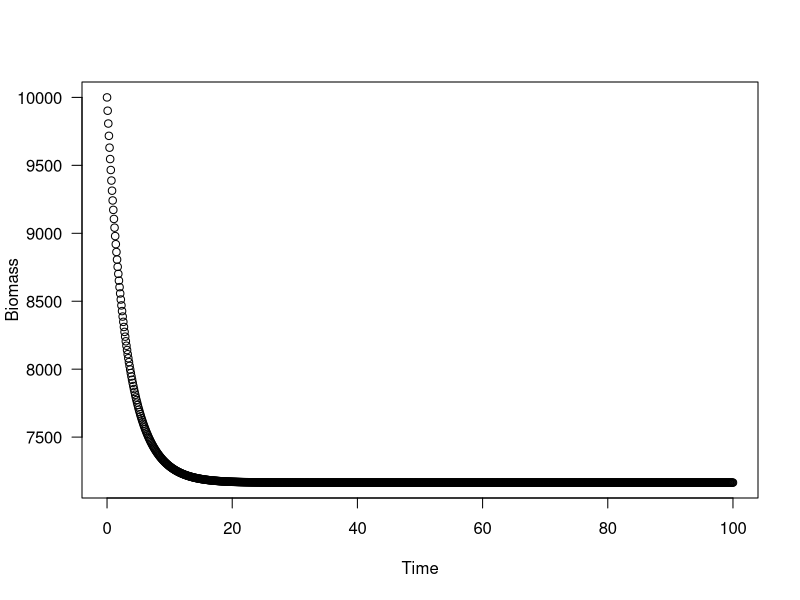
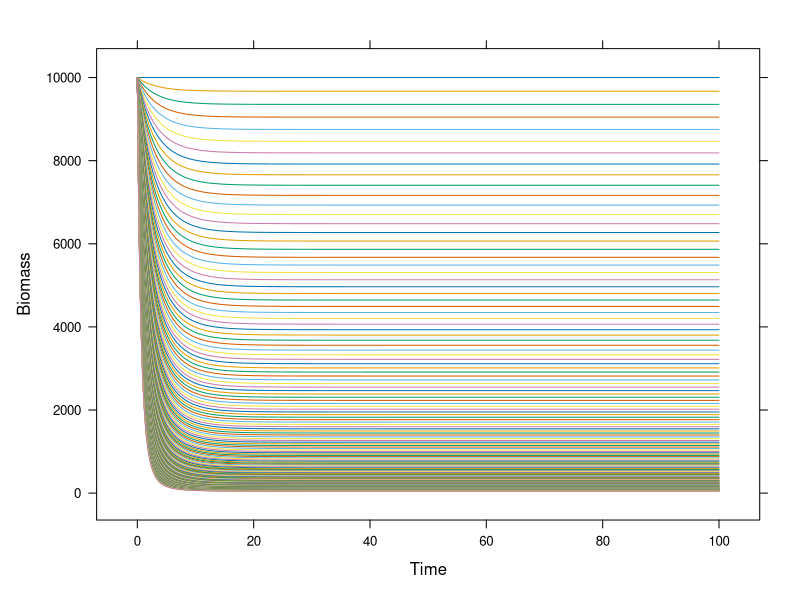
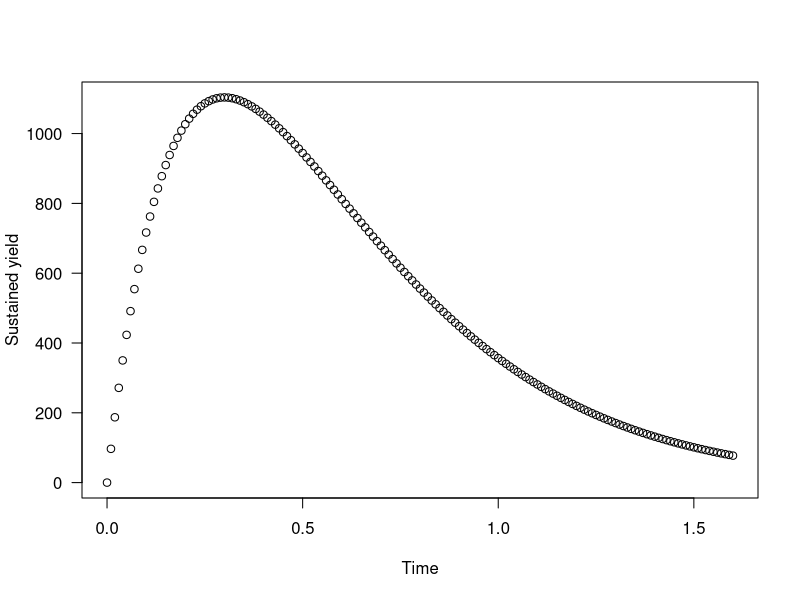
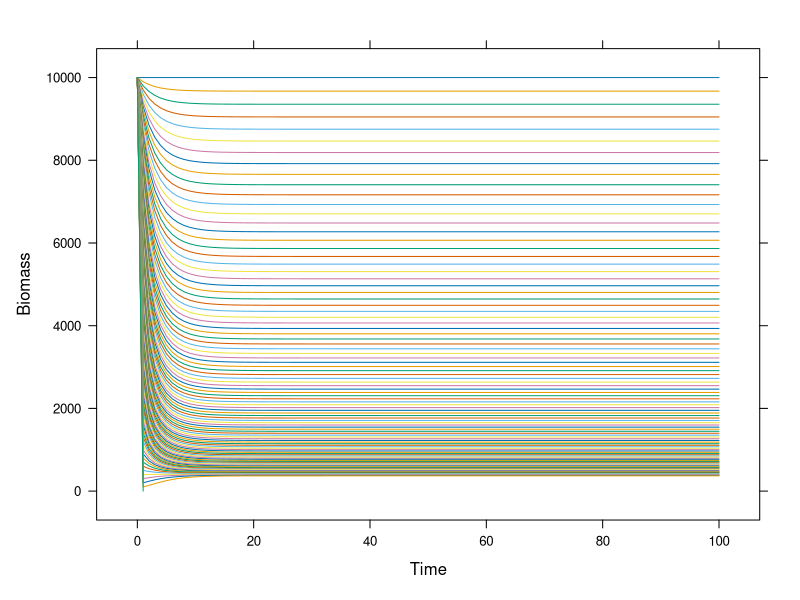
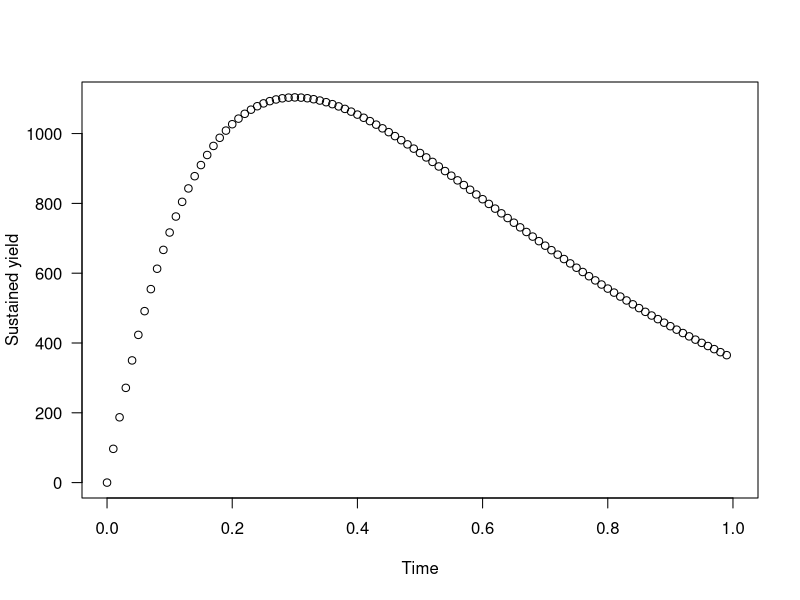

Source code (R) for these figures, in order:
## ---- chunk 1
library(deSolve)
## ---- chunk 2
ode_fox<-function(t,x,parms)
    {
    # set the state variable 
    B<-x 
    
    # set the parameters
    r<-parms[1]
    Bmax<-parms[2]
    F<-parms[3]
    
    # the Fox model of biomass dynamics as a 
    # ordinary differential equation
    yield<- F*B
    dB<- r*B*(log(Bmax/B))  - F*B
    return(list(c(dB),Y=as.vector(yield)))# as.vector drops Y.F name baggage
    }
parameters<-c(r=0.3,Bmax=10000,F=0.1)
initial_biomass<- c(B=10000)
solution<- ode(
    y=initial_biomass, 
    times=seq(0,100,by=0.1), 
    func=ode_fox, 
    parms=parameters, 
    method="rk4")
solution<-as.data.frame(solution)

plot(B~time,solution,ylab="Biomass",xlab="Time",las=1,main="")
## ---- chunk 3
F_eval<-seq(0,1.6,by=0.01)
out<-data.frame()
for(i in 1:length(F_eval))
    {
    parameters<-c(r=0.3,Bmax=10000,F=F_eval[i])
    initial_biomass<- c(B=10000)
    solution<- ode(
        y=initial_biomass, 
        times=seq(0,100,by=0.1), 
        func=ode_fox, 
        parms=parameters, 
        method="rk4")
    solution<-as.data.frame(solution)
    solution$F<- F_eval[i]
    out<-rbind(out,solution)
    }

lattice::xyplot(B~time,out,group=F,type="l",xlab="Time",
    ylab="Biomass")   
    
tail(out)

equilibrium_values<- subset(out, time>99.9999)
plot(Y~F,equilibrium_values,ylab="Sustained yield",xlab="Time",las=1,main="")
## ---- chunk 4
diff_fox<-function(t,x,parms)
    {
    # set the state variable 
    B<-x 
    
    # set the parameters
    r<-parms[1]
    Bmax<-parms[2]
    F<-parms[3]
    
    # the Fox model of biomass dynamics as a 
    # ordinary differential equation
    yield<- F*B
    B<-B+r*B*(log(Bmax/B))  - F*B
    return(list(c(B),Y=as.vector(yield)))# as.vector drops Y.F name baggage
    }

F_eval<-seq(0,1,by=0.01)
out<-data.frame()
for(i in 1:length(F_eval))
    {
    parameters<-c(r=0.3,Bmax=10000,F=F_eval[i])
    initial_biomass<- c(B=10000)
    solution<- ode(
        y=initial_biomass, 
        times=seq(0,100,by=1), 
        func=diff_fox, 
        parms=parameters, 
        method="iteration")
    solution<-as.data.frame(solution)
    solution$F<- F_eval[i]
    out<-rbind(out,solution)
    }

lattice::xyplot(B~time,out,group=F,type="l",xlab="Time",
    ylab="Biomass")   
    
tail(out)

equilibrium_values<- subset(out, time>99.9999)
plot(Y~F,equilibrium_values,ylab="Sustained yield",xlab="Time",las=1,main="")
